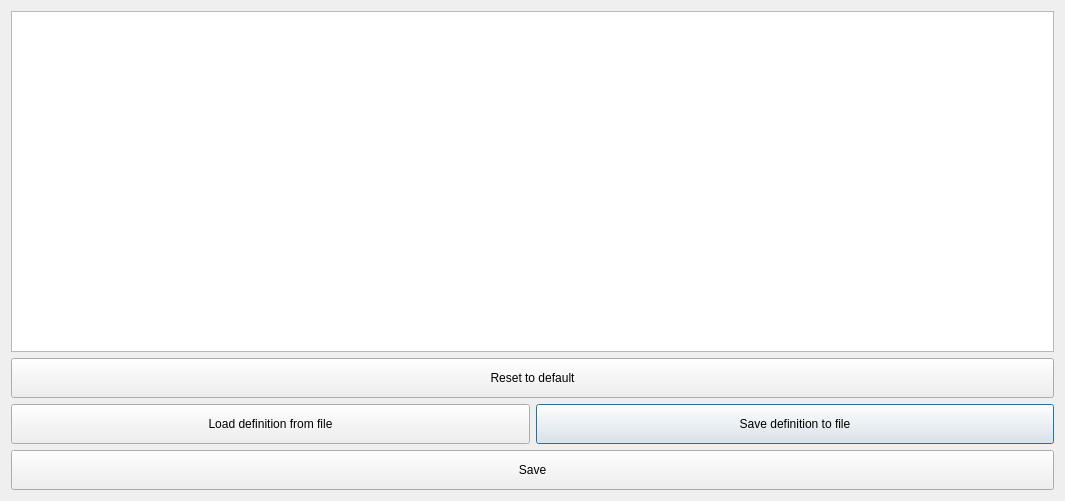
<?xml version="1.0" encoding="UTF-8"?>
<ui version="4.0">
 <class>DlgCalculateLCSetAggregation</class>
 <widget class="QDialog" name="DlgCalculateLCSetAggregation">
  <property name="windowModality">
   <enum>Qt::WindowModal</enum>
  </property>
  <property name="geometry">
   <rect>
    <x>0</x>
    <y>0</y>
    <width>1065</width>
    <height>501</height>
   </rect>
  </property>
  <property name="sizePolicy">
   <sizepolicy hsizetype="Expanding" vsizetype="Preferred">
    <horstretch>0</horstretch>
    <verstretch>0</verstretch>
   </sizepolicy>
  </property>
  <property name="minimumSize">
   <size>
    <width>0</width>
    <height>0</height>
   </size>
  </property>
  <property name="windowTitle">
   <string>Setup aggregation of data</string>
  </property>
  <layout class="QGridLayout" name="gridLayout">
   <item row="3" column="1">
    <widget class="QPushButton" name="btn_save">
     <property name="sizePolicy">
      <sizepolicy hsizetype="Minimum" vsizetype="Minimum">
       <horstretch>0</horstretch>
       <verstretch>0</verstretch>
      </sizepolicy>
     </property>
     <property name="minimumSize">
      <size>
       <width>0</width>
       <height>40</height>
      </size>
     </property>
     <property name="text">
      <string>Save definition to file</string>
     </property>
    </widget>
   </item>
   <item row="3" column="0">
    <widget class="QPushButton" name="btn_load">
     <property name="sizePolicy">
      <sizepolicy hsizetype="Minimum" vsizetype="Minimum">
       <horstretch>0</horstretch>
       <verstretch>0</verstretch>
      </sizepolicy>
     </property>
     <property name="minimumSize">
      <size>
       <width>0</width>
       <height>40</height>
      </size>
     </property>
     <property name="text">
      <string>Load definition from file</string>
     </property>
    </widget>
   </item>
   <item row="0" column="0" colspan="2">
    <widget class="QTableView" name="remap_view">
     <property name="selectionBehavior">
      <enum>QAbstractItemView::SelectItems</enum>
     </property>
     <property name="sortingEnabled">
      <bool>true</bool>
     </property>
     <attribute name="horizontalHeaderVisible">
      <bool>true</bool>
     </attribute>
     <attribute name="horizontalHeaderCascadingSectionResizes">
      <bool>true</bool>
     </attribute>
     <attribute name="horizontalHeaderStretchLastSection">
      <bool>true</bool>
     </attribute>
     <attribute name="verticalHeaderVisible">
      <bool>false</bool>
     </attribute>
     <attribute name="verticalHeaderShowSortIndicator" stdset="0">
      <bool>true</bool>
     </attribute>
    </widget>
   </item>
   <item row="1" column="0" colspan="2">
    <widget class="QPushButton" name="btn_reset">
     <property name="sizePolicy">
      <sizepolicy hsizetype="Minimum" vsizetype="Minimum">
       <horstretch>0</horstretch>
       <verstretch>0</verstretch>
      </sizepolicy>
     </property>
     <property name="minimumSize">
      <size>
       <width>0</width>
       <height>40</height>
      </size>
     </property>
     <property name="text">
      <string>Reset to default</string>
     </property>
    </widget>
   </item>
   <item row="4" column="0" colspan="2">
    <widget class="QPushButton" name="btn_close">
     <property name="sizePolicy">
      <sizepolicy hsizetype="Minimum" vsizetype="Minimum">
       <horstretch>0</horstretch>
       <verstretch>0</verstretch>
      </sizepolicy>
     </property>
     <property name="minimumSize">
      <size>
       <width>0</width>
       <height>40</height>
      </size>
     </property>
     <property name="text">
      <string>Save</string>
     </property>
    </widget>
   </item>
  </layout>
 </widget>
 <resources/>
 <connections/>
</ui>
